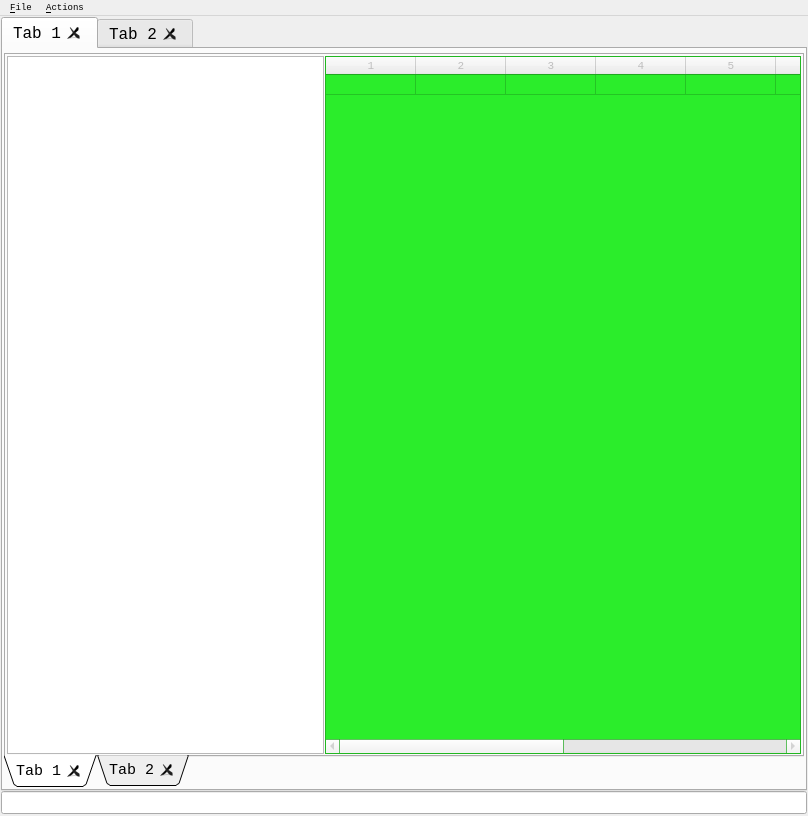
<?xml version="1.0" encoding="UTF-8"?>
<ui version="4.0">
 <class>MainWindow</class>
 <widget class="QMainWindow" name="MainWindow">
  <property name="geometry">
   <rect>
    <x>0</x>
    <y>0</y>
    <width>808</width>
    <height>816</height>
   </rect>
  </property>
  <property name="windowTitle">
   <string>Editable Tree Model</string>
  </property>
  <widget class="QWidget" name="centralWidget">
   <layout class="QVBoxLayout">
    <property name="spacing">
     <number>0</number>
    </property>
    <property name="leftMargin">
     <number>1</number>
    </property>
    <property name="topMargin">
     <number>1</number>
    </property>
    <property name="rightMargin">
     <number>1</number>
    </property>
    <property name="bottomMargin">
     <number>2</number>
    </property>
    <item>
     <widget class="QTabWidget" name="mainTabs">
      <property name="font">
       <font>
        <family>Consolas</family>
        <pointsize>12</pointsize>
        <weight>50</weight>
        <italic>false</italic>
        <bold>false</bold>
        <kerning>true</kerning>
       </font>
      </property>
      <property name="contextMenuPolicy">
       <enum>Qt::DefaultContextMenu</enum>
      </property>
      <property name="currentIndex">
       <number>0</number>
      </property>
      <property name="documentMode">
       <bool>false</bool>
      </property>
      <property name="tabsClosable">
       <bool>true</bool>
      </property>
      <property name="movable">
       <bool>true</bool>
      </property>
      <widget class="QWidget" name="connTab">
       <attribute name="title">
        <string>Tab 1</string>
       </attribute>
       <layout class="QVBoxLayout" name="verticalLayout_3">
        <property name="spacing">
         <number>2</number>
        </property>
        <property name="leftMargin">
         <number>1</number>
        </property>
        <property name="topMargin">
         <number>4</number>
        </property>
        <property name="rightMargin">
         <number>1</number>
        </property>
        <property name="bottomMargin">
         <number>2</number>
        </property>
        <item>
         <widget class="QTabWidget" name="childTabs">
          <property name="font">
           <font>
            <pointsize>11</pointsize>
           </font>
          </property>
          <property name="layoutDirection">
           <enum>Qt::LeftToRight</enum>
          </property>
          <property name="tabPosition">
           <enum>QTabWidget::South</enum>
          </property>
          <property name="tabShape">
           <enum>QTabWidget::Triangular</enum>
          </property>
          <property name="currentIndex">
           <number>0</number>
          </property>
          <property name="tabsClosable">
           <bool>true</bool>
          </property>
          <property name="movable">
           <bool>true</bool>
          </property>
          <widget class="QWidget" name="sqlTab">
           <attribute name="title">
            <string>Tab 1</string>
           </attribute>
           <layout class="QHBoxLayout" name="horizontalLayout" stretch="40,60">
            <property name="spacing">
             <number>1</number>
            </property>
            <property name="margin">
             <number>1</number>
            </property>
            <item>
             <widget class="QTextEdit" name="text">
              <property name="palette">
               <palette>
                <active>
                 <colorrole role="AlternateBase">
                  <brush brushstyle="SolidPattern">
                   <color alpha="255">
                    <red>232</red>
                    <green>232</green>
                    <blue>232</blue>
                   </color>
                  </brush>
                 </colorrole>
                </active>
                <inactive>
                 <colorrole role="AlternateBase">
                  <brush brushstyle="SolidPattern">
                   <color alpha="255">
                    <red>232</red>
                    <green>232</green>
                    <blue>232</blue>
                   </color>
                  </brush>
                 </colorrole>
                </inactive>
                <disabled>
                 <colorrole role="AlternateBase">
                  <brush brushstyle="SolidPattern">
                   <color alpha="255">
                    <red>232</red>
                    <green>232</green>
                    <blue>232</blue>
                   </color>
                  </brush>
                 </colorrole>
                </disabled>
               </palette>
              </property>
              <property name="font">
               <font>
                <pointsize>12</pointsize>
               </font>
              </property>
             </widget>
            </item>
            <item>
             <widget class="QTableWidget" name="table">
              <property name="enabled">
               <bool>false</bool>
              </property>
              <property name="palette">
               <palette>
                <active>
                 <colorrole role="Base">
                  <brush brushstyle="SolidPattern">
                   <color alpha="255">
                    <red>255</red>
                    <green>255</green>
                    <blue>255</blue>
                   </color>
                  </brush>
                 </colorrole>
                 <colorrole role="Window">
                  <brush brushstyle="SolidPattern">
                   <color alpha="255">
                    <red>43</red>
                    <green>237</green>
                    <blue>43</blue>
                   </color>
                  </brush>
                 </colorrole>
                </active>
                <inactive>
                 <colorrole role="Base">
                  <brush brushstyle="SolidPattern">
                   <color alpha="255">
                    <red>255</red>
                    <green>255</green>
                    <blue>255</blue>
                   </color>
                  </brush>
                 </colorrole>
                 <colorrole role="Window">
                  <brush brushstyle="SolidPattern">
                   <color alpha="255">
                    <red>43</red>
                    <green>237</green>
                    <blue>43</blue>
                   </color>
                  </brush>
                 </colorrole>
                </inactive>
                <disabled>
                 <colorrole role="Base">
                  <brush brushstyle="SolidPattern">
                   <color alpha="255">
                    <red>43</red>
                    <green>237</green>
                    <blue>43</blue>
                   </color>
                  </brush>
                 </colorrole>
                 <colorrole role="Window">
                  <brush brushstyle="SolidPattern">
                   <color alpha="255">
                    <red>43</red>
                    <green>237</green>
                    <blue>43</blue>
                   </color>
                  </brush>
                 </colorrole>
                </disabled>
               </palette>
              </property>
              <property name="font">
               <font>
                <family>Consolas</family>
                <pointsize>8</pointsize>
               </font>
              </property>
              <property name="alternatingRowColors">
               <bool>true</bool>
              </property>
              <property name="rowCount">
               <number>1</number>
              </property>
              <property name="columnCount">
               <number>10</number>
              </property>
              <attribute name="horizontalHeaderVisible">
               <bool>true</bool>
              </attribute>
              <attribute name="horizontalHeaderCascadingSectionResizes">
               <bool>true</bool>
              </attribute>
              <attribute name="horizontalHeaderDefaultSectionSize">
               <number>90</number>
              </attribute>
              <attribute name="horizontalHeaderShowSortIndicator" stdset="0">
               <bool>true</bool>
              </attribute>
              <attribute name="verticalHeaderVisible">
               <bool>false</bool>
              </attribute>
              <attribute name="verticalHeaderDefaultSectionSize">
               <number>20</number>
              </attribute>
              <attribute name="verticalHeaderMinimumSectionSize">
               <number>16</number>
              </attribute>
              <attribute name="verticalHeaderVisible">
               <bool>false</bool>
              </attribute>
              <attribute name="horizontalHeaderShowSortIndicator" stdset="0">
               <bool>true</bool>
              </attribute>
              <attribute name="verticalHeaderDefaultSectionSize">
               <number>20</number>
              </attribute>
              <attribute name="horizontalHeaderCascadingSectionResizes">
               <bool>true</bool>
              </attribute>
              <attribute name="horizontalHeaderVisible">
               <bool>true</bool>
              </attribute>
              <attribute name="verticalHeaderMinimumSectionSize">
               <number>16</number>
              </attribute>
              <attribute name="horizontalHeaderDefaultSectionSize">
               <number>90</number>
              </attribute>
              <row/>
              <column/>
              <column/>
              <column/>
              <column/>
              <column/>
              <column/>
              <column/>
              <column/>
              <column/>
              <column/>
             </widget>
            </item>
           </layout>
          </widget>
          <widget class="QWidget" name="sqlTab2">
           <attribute name="title">
            <string>Tab 2</string>
           </attribute>
          </widget>
         </widget>
        </item>
       </layout>
      </widget>
      <widget class="QWidget" name="connTab2">
       <attribute name="title">
        <string>Tab 2</string>
       </attribute>
      </widget>
     </widget>
    </item>
    <item>
     <widget class="QLineEdit" name="console">
      <property name="font">
       <font>
        <family>Consolas</family>
        <pointsize>10</pointsize>
       </font>
      </property>
     </widget>
    </item>
   </layout>
  </widget>
  <widget class="QMenuBar" name="menubar">
   <property name="geometry">
    <rect>
     <x>0</x>
     <y>0</y>
     <width>808</width>
     <height>17</height>
    </rect>
   </property>
   <property name="font">
    <font>
     <family>Consolas</family>
     <pointsize>7</pointsize>
    </font>
   </property>
   <widget class="QMenu" name="fileMenu">
    <property name="title">
     <string>&amp;File</string>
    </property>
    <addaction name="exitAction"/>
   </widget>
   <widget class="QMenu" name="actionsMenu">
    <property name="title">
     <string>&amp;Actions</string>
    </property>
    <addaction name="insertRowAction"/>
    <addaction name="insertColumnAction"/>
    <addaction name="separator"/>
    <addaction name="removeRowAction"/>
    <addaction name="removeColumnAction"/>
    <addaction name="separator"/>
    <addaction name="insertChildAction"/>
   </widget>
   <addaction name="fileMenu"/>
   <addaction name="actionsMenu"/>
  </widget>
  <action name="exitAction">
   <property name="text">
    <string>E&amp;xit</string>
   </property>
   <property name="shortcut">
    <string>Ctrl+Q</string>
   </property>
  </action>
  <action name="insertRowAction">
   <property name="text">
    <string>Insert Row</string>
   </property>
   <property name="font">
    <font>
     <family>MS Shell Dlg 2</family>
     <pointsize>8</pointsize>
    </font>
   </property>
   <property name="shortcut">
    <string>Ctrl+I, R</string>
   </property>
  </action>
  <action name="removeRowAction">
   <property name="text">
    <string>Remove Row</string>
   </property>
   <property name="shortcut">
    <string>Ctrl+R, R</string>
   </property>
  </action>
  <action name="insertColumnAction">
   <property name="text">
    <string>Insert Column</string>
   </property>
   <property name="shortcut">
    <string>Ctrl+I, C</string>
   </property>
  </action>
  <action name="removeColumnAction">
   <property name="text">
    <string>Remove Column</string>
   </property>
   <property name="shortcut">
    <string>Ctrl+R, C</string>
   </property>
  </action>
  <action name="insertChildAction">
   <property name="text">
    <string>Insert Child</string>
   </property>
   <property name="shortcut">
    <string>Ctrl+N</string>
   </property>
  </action>
 </widget>
 <resources>
  <include location="../../../../../Python/Python27/Lib/site-packages/PyQt4/examples/itemviews/editabletreemodel/editabletreemodel.qrc"/>
 </resources>
 <connections>
  <connection>
   <sender>mainTabs</sender>
   <signal>tabCloseRequested(int)</signal>
   <receiver>childTabs</receiver>
   <slot>close()</slot>
   <hints>
    <hint type="sourcelabel">
     <x>192</x>
     <y>39</y>
    </hint>
    <hint type="destinationlabel">
     <x>251</x>
     <y>58</y>
    </hint>
   </hints>
  </connection>
 </connections>
</ui>
